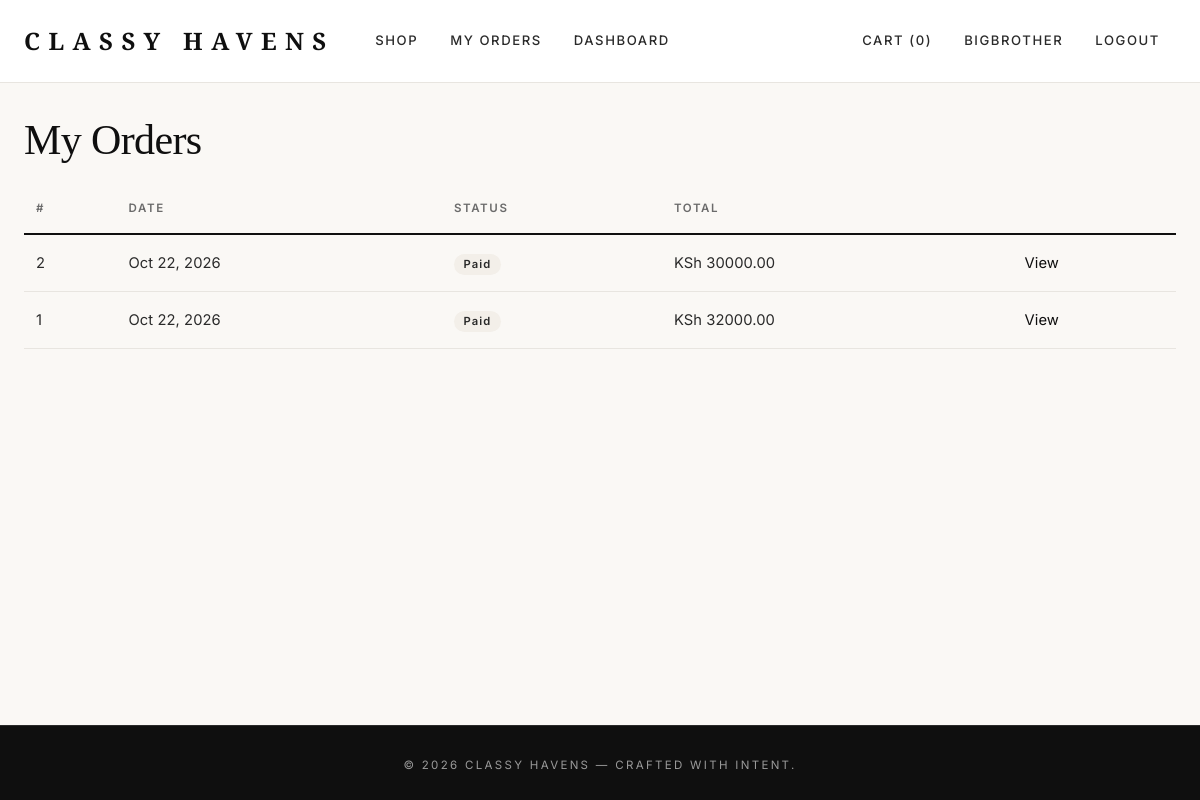
The app's page /orders/ (signed in) with its own data.
### accounts/models.py (models this page shows, shortened)
class CustomUser(AbstractUser):
    class Roles(models.TextChoices):
        CUSTOMER = "customer", "Customer"
        STAFF    = "staff",    "Staff"
        MANAGER  = "manager",  "Manager"
        ADMIN    = "admin",    "Admin"
    role = models.CharField(max_length=20, choices=Roles.choices,
                            default=Roles.CUSTOMER)
    phone = models.CharField(max_length=20, blank=True)
    avatar = models.ImageField(
        upload_to="avatars/%Y/%m/", blank=True, null=True,
        help_text="Optional profile picture (JPEG, PNG, WebP).",
    )
    @property
    def is_staff_member(self):
        return (
            self.is_superuser
            or self.is_staff
            or self.role in (self.Roles.STAFF, self.Roles.MANAGER, self.Roles.ADMIN)
        )

### orders/models.py (models this page shows, shortened)
class Order(models.Model):
    class Status(models.TextChoices):
        PENDING   = "pending",   "Pending"
        PAID      = "paid",      "Paid"
        SHIPPED   = "shipped",   "Shipped"
        DELIVERED = "delivered", "Delivered"
        CANCELLED = "cancelled", "Cancelled"
    user = models.ForeignKey(settings.AUTH_USER_MODEL, on_delete=models.PROTECT,
                             related_name="orders")
    shipping_address = models.ForeignKey(ShippingAddress, on_delete=models.PROTECT)
    status = models.CharField(max_length=20, choices=Status.choices, default=Status.PENDING)
    total = models.DecimalField(max_digits=10, decimal_places=2, default=Decimal("0.00"))
    created_at = models.DateTimeField(auto_now_add=True)
    updated_at = models.DateTimeField(auto_now=True)
    paid_at = models.DateTimeField(null=True, blank=True)
    class Meta:
        ordering = ["-created_at"]

### orders/views.py (the view)
# urls.py: path("", views.order_list, name="order_list"),
@login_required
def order_list(request):
    orders = Order.objects.filter(user=request.user).order_by("-created_at")
    return render(request, "orders/my_orders.html", {"orders": orders})

### cart/cart.py (called while the page is built)
    def __len__(self):
        return sum(item["quantity"] for item in self.cart.values())

    def total_quantity(self):
        return len(self)

### cart/context_processors.py (called while the page is built)
def cart(request):
    return {"cart": Cart(request)}

### config/context_processors.py (called while the page is built)
def currency(request):
    return {
        "CURRENCY_CODE": settings.CURRENCY_CODE,
        "CURRENCY_SYMBOL": settings.CURRENCY_SYMBOL,
    }

### templates/orders/my_orders.html (shortened to what this page needs)
{% extends "base.html" %}
{% block content %}
<h1>My Orders</h1>
{% if orders %}
<table class="table">
    <thead><tr><th>#</th><th>Date</th><th>Status</th><th>Total</th><th></th></tr></thead>
    <tbody>
        {% for o in orders %}
        <tr>
            <td>{{ o.id }}</td>
            <td>{{ o.created_at|date:"M d, Y" }}</td>
            <td><span class="badge bg-secondary badge-status">{{ o.get_status_display }}</span></td>
            <td>{{ CURRENCY_SYMBOL }} {{ o.total }}</td>
            <td><a href="{% url 'orders:order_detail' o.id %}">View</a></td>
        </tr>
        {% endfor %}
    </tbody>
</table>
{% else %}<p>No orders yet.</p>{% endif %}
{% endblock %}

### templates/base.html (shortened to what this page needs)
{% load static %}
<!doctype html>
<html lang="en">
<head>
    <link href="https://cdn.jsdelivr.net/npm/bootstrap@5.3.3/dist/css/bootstrap.min.css" rel="stylesheet">
    <link rel="stylesheet" href="{% static 'css/style.css' %}">
</head>
<body class="d-flex flex-column min-vh-100">
<nav class="navbar navbar-expand-lg">
    <div class="container">
        <a class="navbar-brand" href="{% url 'catalog:product_list' %}">Classy&nbsp;Havens</a>
        <div class="collapse navbar-collapse" id="nav">
            <ul class="navbar-nav me-auto">
                <li class="nav-item"><a class="nav-link" href="{% url 'catalog:product_list' %}">Shop</a></li>
                {% if user.is_authenticated %}
                    <li class="nav-item"><a class="nav-link" href="{% url 'orders:order_list' %}">My Orders</a></li>
                {% endif %}
                {% if user.is_staff_member %}
                    <li class="nav-item"><a class="nav-link" href="{% url 'dashboard:index' %}">Dashboard</a></li>
                {% endif %}
            </ul>
            <ul class="navbar-nav align-items-lg-center">
                <li class="nav-item">
                    <a class="nav-link" href="{% url 'cart:cart_detail' %}">Cart ({{ cart.total_quantity }})</a>
                </li>
                {% if user.is_authenticated %}
                    <li class="nav-item"><a class="nav-link" href="{% url 'accounts:profile' %}">{{ user.username }}</a></li>
                    <li class="nav-item"><a class="nav-link" href="{% url 'accounts:logout' %}">Logout</a></li>
                {% else %}
                    <li class="nav-item"><a class="nav-link" href="{% url 'accounts:login' %}">Login</a></li>
                    <li class="nav-item"><a class="nav-link" href="{% url 'accounts:register' %}">Register</a></li>
                {% endif %}
            </ul>
        </div>
    </div>
</nav>
<main class="flex-grow-1">
    <div class="container">
        {% block content %}{% endblock %}
    </div>
</main>
<footer class="mt-5 py-4">
    <div class="container text-center">
        <small>&copy; {% now "Y" %} Classy Havens — Crafted with intent.</small>
    </div>
</footer>
</body>
</html>

### static/css/style.css (style rules this page uses)
:root { --ch-black: #0f0f0f; --ch-charcoal: #2a2a2a; --ch-gray: #6b6b6b; --ch-muted: #9a9a9a; --ch-cream: #faf8f5; --ch-cream-alt: #f3efe9; --ch-white: #ffffff; --ch-border: #e8e5e0; --ch-gold: #c9a961; --ch-gold-dark: #a88a4a; --ch-danger: #b83232; --ch-success: #2f7a4d; --font-display: 'Playfair Display', Georgia, 'Times New Roman', serif; --font-body: 'Inter', -apple-system, BlinkMacSystemFont, 'Segoe UI', sans-serif; --shadow-sm: 0 1px 2px rgba(15,15,15,0.05); --shadow-md: 0 8px 24px rgba(15,15,15,0.07); --shadow-lg: 0 20px 48px rgba(15,15,15,0.10); --radius-sm: 2px; --radius: 4px; --radius-lg: 8px; }
* { box-sizing: border-box; }
html { scroll-behavior: smooth; }
body { margin: 0; font-family: var(--font-body); font-weight: 400; color: var(--ch-black); background-color: var(--ch-cream); line-height: 1.65; letter-spacing: 0.005em; -webkit-font-smoothing: antialiased; -moz-osx-font-smoothing: grayscale; }
h1, h2, h3, h4, h5, h6, .display { font-family: var(--font-display); font-weight: 500; letter-spacing: -0.015em; color: var(--ch-black); line-height: 1.2; }
h1 { font-size: clamp(2rem, 3.5vw, 3rem); margin-bottom: 1.25rem; }
a { color: var(--ch-black); text-decoration: none; transition: color .2s ease; }
small, .text-muted { color: var(--ch-muted) !important; }
.container { max-width: 1240px; padding-left: 1.5rem; padding-right: 1.5rem; }
main { padding-top: 2rem; padding-bottom: 4rem; }
.navbar { background: var(--ch-white) !important; border-bottom: 1px solid var(--ch-border); padding: 1rem 0; position: sticky; top: 0; z-index: 1000; backdrop-filter: saturate(180%) blur(10px); }
.navbar-brand { font-family: var(--font-display); font-weight: 700; font-size: 1.5rem; letter-spacing: 0.35em; color: var(--ch-black) !important; padding-right: 0.35em; text-transform: uppercase; }
.navbar-nav .nav-link { font-family: var(--font-body); font-size: 0.82rem; font-weight: 500; letter-spacing: 0.12em; text-transform: uppercase; color: var(--ch-charcoal) !important; padding: 0.5rem 1rem !important; transition: color .2s ease; }
.table { --bs-table-bg: transparent; --bs-table-border-color: var(--ch-border); font-size: 0.92rem; border-color: var(--ch-border); }
.table thead th { font-family: var(--font-body); font-size: 0.72rem; font-weight: 600; letter-spacing: 0.14em; text-transform: uppercase; color: var(--ch-gray); border-bottom: 2px solid var(--ch-black); padding: 0.9rem 0.75rem; background: transparent; }
.table tbody td { padding: 1rem 0.75rem; vertical-align: middle; border-bottom: 1px solid var(--ch-border); color: var(--ch-charcoal); }
.badge { font-family: var(--font-body); font-size: 0.7rem; font-weight: 600; letter-spacing: 0.1em; text-transform: uppercase; padding: 0.42em 0.85em; border-radius: 100px; }
.badge.bg-secondary { background: var(--ch-cream-alt) !important; color: var(--ch-charcoal) !important; }
.nav-link { color: var(--ch-charcoal); font-size: 0.88rem; font-weight: 500; letter-spacing: 0.08em; text-transform: uppercase; }
footer { background: var(--ch-black) !important; color: var(--ch-muted); padding: 2.5rem 0 !important; margin-top: 5rem; border-top: 1px solid var(--ch-charcoal); }
footer small { letter-spacing: 0.2em; text-transform: uppercase; font-size: 0.72rem; color: var(--ch-muted); }
.badge-status { text-transform: capitalize; }

### records on screen
CustomUser: username "BIGBROTHER"
Order: id "2", created_at "Oct 22, 2026", status "Paid", CURRENCY_SYMBOL "KSh", total "30000.00"
Order: id "1", created_at "Oct 22, 2026", status "Paid", CURRENCY_SYMBOL "KSh", total "32000.00"

### other values on screen
{{ cart.total_quantity }} "0"
